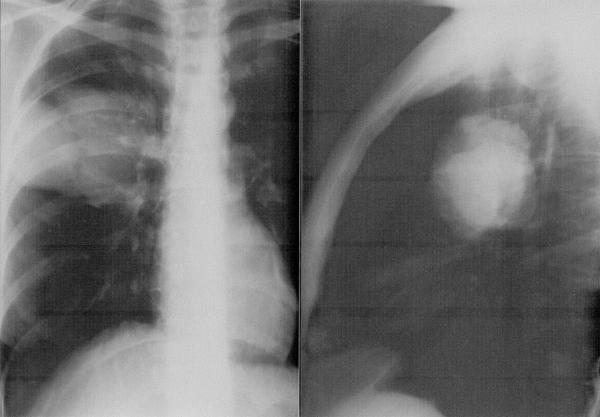
#> input picture lbp/images/img1.jpg, 600 x 417 px; its folder holds only this picture in this run
$ python lbp3.py   (older library calls are emulated)
#> lines starting #> are read from the running program, lines starting #| are printed output that depends on the picture; long printed decimals are rounded
### lbp/modules/lbp.py
# import the necessary packages
from skimage import feature
import numpy as np

class LocalBinaryPatterns:

	def __init__(self, numPoints, radius, method="uniform"):
		# store the number of points and radius
		self.numPoints = numPoints
		self.radius = radius
		self.method = method

	def describe(self, image, eps = 1e-7):
		# compute the Local Binary Pattern representation
		# of the image, and then use the LBP representation
		# to build the histogram of patterns
		lbp = feature.local_binary_pattern(image, self.numPoints, self.radius, method=self.method)
		(hist, _) = np.histogram(lbp.ravel(),
            bins = np.arange(0, self.numPoints + 3),
            range=(0, self.numPoints + 2))

		# normalize the histogram
		hist = hist.astype("float")
		hist /= (hist.sum() + eps)

		# return the histogram of Local Binary Patterns
		return hist

### lbp/lbp3.py
import cv2
import glob
import numpy as np
import matplotlib.pyplot as plt
from modules.lbp import LocalBinaryPatterns
from modules.subdivisions import subdivide_checkeredLBP
from modules.shifting import rightshift, bottomshift

# initialise LocalBinaryPattern instances for testing
lbp0 = LocalBinaryPatterns(8, 2, "uniform") #number of points, radius
lbp1 = LocalBinaryPatterns(8, 8, "uniform") #number of points, radius
lbp2 = LocalBinaryPatterns(8, 24, "uniform") #number of points, radius
lbp3 = LocalBinaryPatterns(8, 48, "uniform") #number of points, radius
lbp4 = LocalBinaryPatterns(8, 64, "uniform") #number of points, radius
lbp5 = LocalBinaryPatterns(1, 96, "uniform") #number of points, radius

lbps = [lbp0,lbp1,lbp2,lbp3,lbp4,lbp5]

# deciding approximate size of subdivision blocks.
# best to keep it a factor of 100 as image dimensions
# will first be resized to a factor of 100.
blocksize = 10

# get list of image in folder
images = glob.glob("images/*")

# for each image in folder:
# len(images)
for i in range(len(lbps)):

    # read current image
    img = cv2.imread(images[0])
#> img is the input picture: shape (417, 600, 3); min 0, max 216, mean 112.5

    gray = cv2.cvtColor(img, cv2.COLOR_RGB2GRAY)
    equ = cv2.equalizeHist(gray) # do histogram equalization
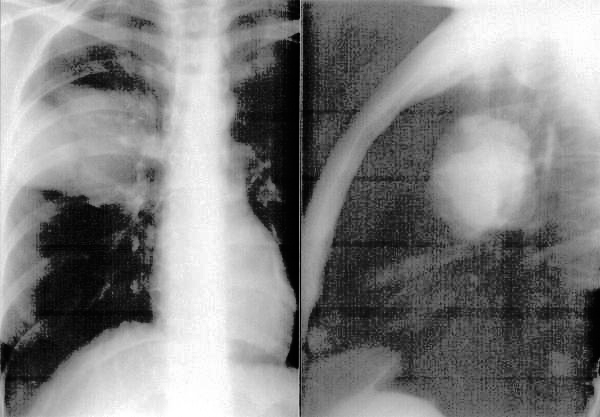
#> equ: shape (417, 600); min 0, max 255, mean 128.5

    hist = lbps[i].describe(equ)
#> in describe, `lbp = feature.local_binary_pattern(image, self.numPoints, self.radius,..`:
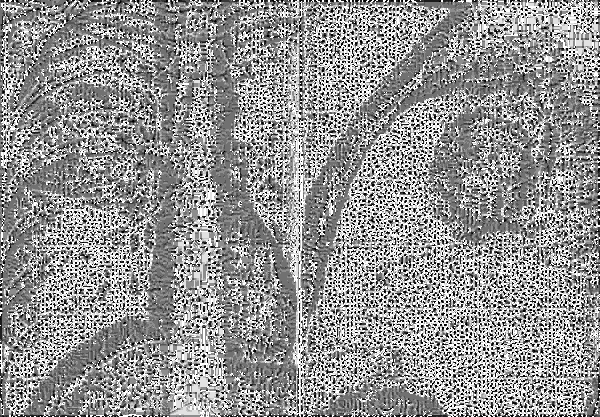
#> lbp: shape (417, 600) float64; min 0, max 9, mean 5.21; drawn with min black and max white
#> in describe, `(hist, _) = np.histogram(lbp.ravel(), bins = np.arange(0, self.numPoin..`: hist = [14480, 18674, 14427, 23613, 35710, 30724, 19415, 20947, 23907, 48303]
#> in describe, `hist /= (hist.sum() + eps)`: hist = [0.0579, 0.0746, 0.0577, 0.0944, 0.143, 0.123, 0.0776, 0.0837, 0.0956, 0.193]

    print(hist)
#| [0.05787  0.07464 0.05766 0.09438  0.1427 0.1228
#|  0.0776 0.08372 0.09555 0.1931]

    plt.subplot(1, 1, 1)
    plt.plot(hist)
    plt.axis('off')

    # [103 lines of commented-out code are left out]
    plt.show()
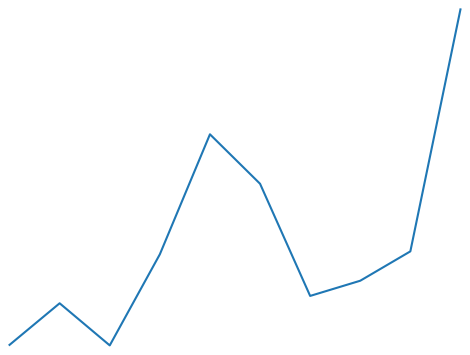
#> figure drawn by matplotlib, 1 panel
